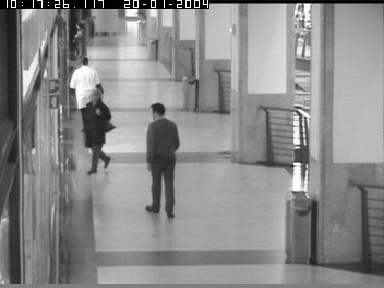
//> input picture C++/5_Image_features/USCPedestrianSetB/OSE1cor_1.bmp, 384 x 288 px
$ ./3_HOG USCPedestrianSetB/OSE1cor_1.bmp out.png   (built with g++ and OpenCV 4)
//> lines starting //> are read from the running program, lines starting //| are printed output that depends on the picture; after the words box and inside, x2 and y2 are one past the last pixel; in counts of white or black regions, pixels touching at a corner belong together
#include <opencv2/opencv.hpp>
#include <iostream>

using namespace cv;
using namespace std;

int main (int argc, char* argv[])
{
    if(argc!=3){
        cerr << "Syntax: " << argv[0] << "<image>" << "<dest>" << endl;
        exit(-1);
    }

    Mat img = imread(argv[1]);
//> img is the input picture: 288 rows x 384 cols, CV_8UC3; min 0, max 255, mean 138.2
    HOGDescriptor hog;
    hog.setSVMDetector(HOGDescriptor::getDefaultPeopleDetector());

    while (true){

        vector<Rect> found, found_filtered;
        hog.detectMultiScale(img, found, 0, Size(8,8), Size(32,32), 1.05, 2);
//> found = 1 Rect (x, y, width, height): [120, 80, 84, 167]
        size_t i, j;
        for (i=0; i<found.size(); i++)
        {
            Rect r = found[i];
            for (j=0; j<found.size(); j++) {
                if (j!=i && (r & found[j]) == r)
                    break;
            }
            if (j== found.size())
                found_filtered.push_back(r);
        }
//> this loop made 1 pass

        for (i=0; i<found_filtered.size(); i++)
        {
            Rect r = found_filtered[i];
            r.x += cvRound(r.width*0.1);
		    r.width = cvRound(r.width*0.8);
		    r.y += cvRound(r.height*0.07);
		    r.height = cvRound(r.height*0.8);
		    rectangle(img, r.tl(), r.br(), Scalar(0,255,0), 3);
        }
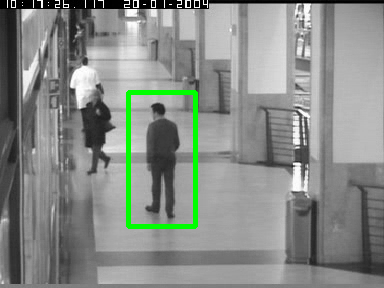
//> img: 288 rows x 384 cols, CV_8UC3; 1.81% of pixels changed, all inside (x1, y1, x2, y2) = (126, 90, 198, 229)

        imshow("opencv", img);
        if  ( waitKey(10) >= 0 )
//> the Esc key is pressed
            break;

    }
    imwrite(argv[2],img);
    return 0;
}

$ run again, on C++/5_Image_features/USCPedestrianSetB/OSE2cor_2.bmp
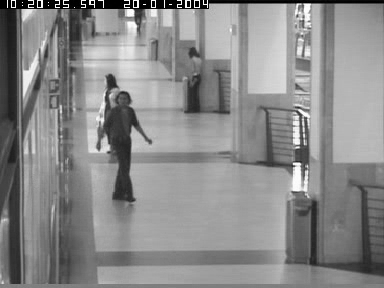
//> input picture C++/5_Image_features/USCPedestrianSetB/OSE2cor_2.bmp, 384 x 288 px
//> img is the input picture: 288 rows x 384 cols, CV_8UC3; min 0, max 255, mean 137.9
//> found = 2 Rects (x, y, width, height): [81, 63, 81, 162], [148, 0, 92, 148]
//> the loop `for (i=0; i<found.size(); i++)` made 2 passes
//> the loop `for (i=0; i<found_filtered.size(); i++)` made 2 passes
//> after the loop `for (i=0; i<found_filtered.size(); i++)`:
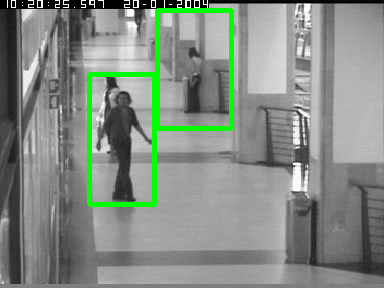
//> img: 288 rows x 384 cols, CV_8UC3; 3.38% of pixels changed, all inside (x1, y1, x2, y2) = (87, 8, 234, 207)

$ run again, on C++/5_Image_features/USCPedestrianSetB/OSME1cor_0.bmp
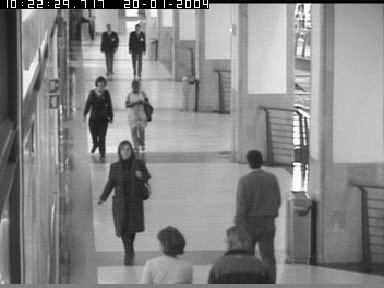
//> input picture C++/5_Image_features/USCPedestrianSetB/OSME1cor_0.bmp, 384 x 288 px
//> img is the input picture: 288 rows x 384 cols, CV_8UC3; min 0, max 255, mean 135.4
//> found = 3 Rects (x, y, width, height): [67, 57, 65, 130], [86, 124, 85, 164], [214, 129, 91, 159]
//> the loop `for (i=0; i<found.size(); i++)` made 3 passes
//> the loop `for (i=0; i<found_filtered.size(); i++)` made 3 passes
//> after the loop `for (i=0; i<found_filtered.size(); i++)`:
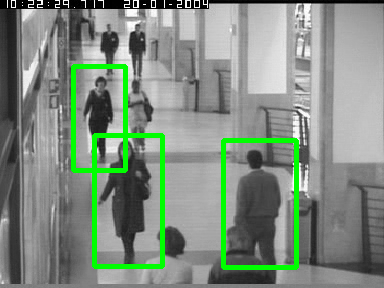
//> img: 288 rows x 384 cols, CV_8UC3; 4.94% of pixels changed, all inside (x1, y1, x2, y2) = (71, 64, 299, 270)
